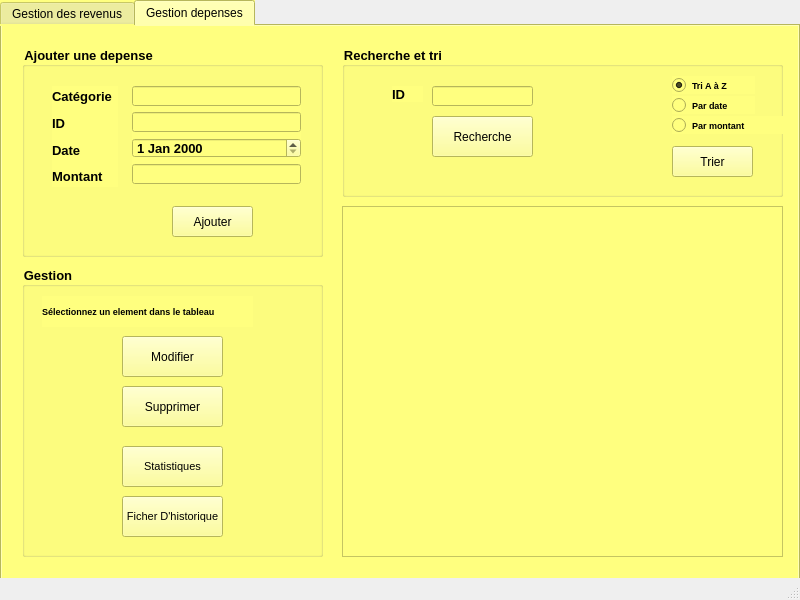
<?xml version="1.0" encoding="UTF-8"?>
<ui version="4.0">
 <class>dialogfinance</class>
 <widget class="QMainWindow" name="dialogfinance">
  <property name="geometry">
   <rect>
    <x>0</x>
    <y>0</y>
    <width>800</width>
    <height>600</height>
   </rect>
  </property>
  <property name="windowTitle">
   <string>MainWindow</string>
  </property>
  <widget class="QWidget" name="centralwidget">
   <widget class="QTabWidget" name="tabWidget">
    <property name="geometry">
     <rect>
      <x>0</x>
      <y>0</y>
      <width>800</width>
      <height>600</height>
     </rect>
    </property>
    <property name="styleSheet">
     <string notr="true">background-color:rgb(255, 255, 127)</string>
    </property>
    <property name="currentIndex">
     <number>1</number>
    </property>
    <widget class="QWidget" name="tab">
     <attribute name="title">
      <string>Gestion des revenus</string>
     </attribute>
     <widget class="QGroupBox" name="groupBox_5">
      <property name="geometry">
       <rect>
        <x>20</x>
        <y>240</y>
        <width>301</width>
        <height>291</height>
       </rect>
      </property>
      <property name="font">
       <font>
        <pointsize>10</pointsize>
        <weight>75</weight>
        <bold>true</bold>
       </font>
      </property>
      <property name="title">
       <string>Gestion</string>
      </property>
      <widget class="QPushButton" name="pushButton_updaterev">
       <property name="geometry">
        <rect>
         <x>100</x>
         <y>70</y>
         <width>101</width>
         <height>41</height>
        </rect>
       </property>
       <property name="font">
        <font>
         <pointsize>9</pointsize>
         <weight>50</weight>
         <bold>false</bold>
        </font>
       </property>
       <property name="text">
        <string>Modifier</string>
       </property>
      </widget>
      <widget class="QLabel" name="label">
       <property name="geometry">
        <rect>
         <x>20</x>
         <y>40</y>
         <width>261</width>
         <height>16</height>
        </rect>
       </property>
       <property name="font">
        <font>
         <pointsize>7</pointsize>
        </font>
       </property>
       <property name="text">
        <string>Sélectionnez un element dans le tableau</string>
       </property>
      </widget>
      <widget class="QPushButton" name="pushButton_sup_rev">
       <property name="geometry">
        <rect>
         <x>100</x>
         <y>120</y>
         <width>101</width>
         <height>41</height>
        </rect>
       </property>
       <property name="font">
        <font>
         <pointsize>9</pointsize>
         <weight>50</weight>
         <bold>false</bold>
        </font>
       </property>
       <property name="text">
        <string>Supprimer</string>
       </property>
      </widget>
      <widget class="QPushButton" name="pushButton_fich_rev">
       <property name="geometry">
        <rect>
         <x>100</x>
         <y>230</y>
         <width>101</width>
         <height>41</height>
        </rect>
       </property>
       <property name="font">
        <font>
         <pointsize>8</pointsize>
         <weight>50</weight>
         <bold>false</bold>
        </font>
       </property>
       <property name="text">
        <string>Ficher D'historique</string>
       </property>
      </widget>
      <widget class="QPushButton" name="stat_rev">
       <property name="geometry">
        <rect>
         <x>100</x>
         <y>180</y>
         <width>101</width>
         <height>41</height>
        </rect>
       </property>
       <property name="font">
        <font>
         <pointsize>8</pointsize>
         <weight>50</weight>
         <bold>false</bold>
        </font>
       </property>
       <property name="text">
        <string>Statistiques</string>
       </property>
      </widget>
     </widget>
     <widget class="QGroupBox" name="groupBox_3">
      <property name="geometry">
       <rect>
        <x>20</x>
        <y>20</y>
        <width>301</width>
        <height>211</height>
       </rect>
      </property>
      <property name="font">
       <font>
        <pointsize>10</pointsize>
        <weight>75</weight>
        <bold>true</bold>
       </font>
      </property>
      <property name="title">
       <string>Ajouter un revenu</string>
      </property>
      <widget class="QPushButton" name="pushButton_ajouter_rev">
       <property name="geometry">
        <rect>
         <x>150</x>
         <y>160</y>
         <width>81</width>
         <height>31</height>
        </rect>
       </property>
       <property name="font">
        <font>
         <pointsize>9</pointsize>
         <weight>50</weight>
         <bold>false</bold>
        </font>
       </property>
       <property name="text">
        <string>Ajouter</string>
       </property>
      </widget>
      <widget class="QWidget" name="layoutWidget_6">
       <property name="geometry">
        <rect>
         <x>30</x>
         <y>40</y>
         <width>66</width>
         <height>101</height>
        </rect>
       </property>
       <layout class="QVBoxLayout" name="verticalLayout_6">
        <item>
         <widget class="QLabel" name="label_7">
          <property name="font">
           <font>
            <pointsize>10</pointsize>
            <weight>75</weight>
            <bold>true</bold>
           </font>
          </property>
          <property name="text">
           <string>Type</string>
          </property>
         </widget>
        </item>
        <item>
         <widget class="QLabel" name="label_15">
          <property name="font">
           <font>
            <pointsize>10</pointsize>
            <weight>75</weight>
            <bold>true</bold>
           </font>
          </property>
          <property name="text">
           <string>ID</string>
          </property>
         </widget>
        </item>
        <item>
         <widget class="QLabel" name="label_11">
          <property name="font">
           <font>
            <pointsize>10</pointsize>
            <weight>75</weight>
            <bold>true</bold>
           </font>
          </property>
          <property name="text">
           <string>Date</string>
          </property>
         </widget>
        </item>
        <item>
         <widget class="QLabel" name="label_8">
          <property name="font">
           <font>
            <pointsize>10</pointsize>
            <weight>75</weight>
            <bold>true</bold>
           </font>
          </property>
          <property name="text">
           <string>Montant</string>
          </property>
         </widget>
        </item>
       </layout>
      </widget>
      <widget class="QWidget" name="layoutWidget_7">
       <property name="geometry">
        <rect>
         <x>110</x>
         <y>40</y>
         <width>169</width>
         <height>98</height>
        </rect>
       </property>
       <layout class="QVBoxLayout" name="verticalLayout_7">
        <item>
         <widget class="QLineEdit" name="lineEdit_type">
          <property name="maxLength">
           <number>12</number>
          </property>
         </widget>
        </item>
        <item>
         <widget class="QLineEdit" name="lineEdit_id">
          <property name="maxLength">
           <number>9</number>
          </property>
         </widget>
        </item>
        <item>
         <widget class="QDateEdit" name="dateEdit_rev"/>
        </item>
        <item>
         <widget class="QLineEdit" name="lineEdit_montant_rev">
          <property name="maxLength">
           <number>9</number>
          </property>
         </widget>
        </item>
       </layout>
      </widget>
     </widget>
     <widget class="QTableView" name="tableView_rev">
      <property name="geometry">
       <rect>
        <x>340</x>
        <y>180</y>
        <width>441</width>
        <height>351</height>
       </rect>
      </property>
     </widget>
     <widget class="QGroupBox" name="groupBox">
      <property name="geometry">
       <rect>
        <x>340</x>
        <y>20</y>
        <width>441</width>
        <height>151</height>
       </rect>
      </property>
      <property name="title">
       <string>Recherche et tri</string>
      </property>
      <widget class="QPushButton" name="pushButton_trie_rev">
       <property name="geometry">
        <rect>
         <x>320</x>
         <y>100</y>
         <width>81</width>
         <height>31</height>
        </rect>
       </property>
       <property name="font">
        <font>
         <pointsize>9</pointsize>
         <weight>50</weight>
         <bold>false</bold>
        </font>
       </property>
       <property name="text">
        <string>Trier</string>
       </property>
      </widget>
      <widget class="QRadioButton" name="radioButton_montant_rev">
       <property name="geometry">
        <rect>
         <x>320</x>
         <y>70</y>
         <width>111</width>
         <height>18</height>
        </rect>
       </property>
       <property name="font">
        <font>
         <pointsize>7</pointsize>
         <weight>75</weight>
         <bold>true</bold>
        </font>
       </property>
       <property name="text">
        <string>Par montant </string>
       </property>
      </widget>
      <widget class="QRadioButton" name="radioButton_az_rev">
       <property name="geometry">
        <rect>
         <x>320</x>
         <y>30</y>
         <width>83</width>
         <height>18</height>
        </rect>
       </property>
       <property name="font">
        <font>
         <pointsize>7</pointsize>
         <weight>75</weight>
         <bold>true</bold>
        </font>
       </property>
       <property name="text">
        <string>Tri A à Z</string>
       </property>
       <property name="checked">
        <bool>true</bool>
       </property>
      </widget>
      <widget class="QRadioButton" name="radioButton_date_rev">
       <property name="geometry">
        <rect>
         <x>320</x>
         <y>50</y>
         <width>83</width>
         <height>18</height>
        </rect>
       </property>
       <property name="font">
        <font>
         <pointsize>7</pointsize>
         <weight>75</weight>
         <bold>true</bold>
        </font>
       </property>
       <property name="text">
        <string>Par date</string>
       </property>
      </widget>
      <widget class="QLineEdit" name="lineEdit_supp_rev">
       <property name="geometry">
        <rect>
         <x>90</x>
         <y>40</y>
         <width>101</width>
         <height>20</height>
        </rect>
       </property>
      </widget>
      <widget class="QPushButton" name="pushButton_search_rev">
       <property name="geometry">
        <rect>
         <x>90</x>
         <y>70</y>
         <width>101</width>
         <height>41</height>
        </rect>
       </property>
       <property name="font">
        <font>
         <pointsize>9</pointsize>
         <weight>50</weight>
         <bold>false</bold>
        </font>
       </property>
       <property name="text">
        <string>Recherche</string>
       </property>
      </widget>
      <widget class="QLabel" name="label_14">
       <property name="geometry">
        <rect>
         <x>50</x>
         <y>40</y>
         <width>31</width>
         <height>16</height>
        </rect>
       </property>
       <property name="font">
        <font>
         <pointsize>10</pointsize>
         <weight>75</weight>
         <bold>true</bold>
        </font>
       </property>
       <property name="text">
        <string>ID</string>
       </property>
      </widget>
     </widget>
    </widget>
    <widget class="QWidget" name="tab_2">
     <attribute name="title">
      <string>Gestion depenses</string>
     </attribute>
     <widget class="QGroupBox" name="groupBox_2">
      <property name="geometry">
       <rect>
        <x>20</x>
        <y>20</y>
        <width>301</width>
        <height>211</height>
       </rect>
      </property>
      <property name="font">
       <font>
        <pointsize>10</pointsize>
        <weight>75</weight>
        <bold>true</bold>
       </font>
      </property>
      <property name="title">
       <string>Ajouter une depense</string>
      </property>
      <widget class="QPushButton" name="pushButton_ajouter_dp">
       <property name="geometry">
        <rect>
         <x>150</x>
         <y>160</y>
         <width>81</width>
         <height>31</height>
        </rect>
       </property>
       <property name="font">
        <font>
         <pointsize>9</pointsize>
         <weight>50</weight>
         <bold>false</bold>
        </font>
       </property>
       <property name="text">
        <string>Ajouter</string>
       </property>
      </widget>
      <widget class="QWidget" name="layoutWidget_4">
       <property name="geometry">
        <rect>
         <x>30</x>
         <y>40</y>
         <width>66</width>
         <height>101</height>
        </rect>
       </property>
       <layout class="QVBoxLayout" name="verticalLayout_4">
        <item>
         <widget class="QLabel" name="label_5">
          <property name="font">
           <font>
            <pointsize>10</pointsize>
            <weight>75</weight>
            <bold>true</bold>
           </font>
          </property>
          <property name="text">
           <string>Catégorie</string>
          </property>
         </widget>
        </item>
        <item>
         <widget class="QLabel" name="label_12">
          <property name="font">
           <font>
            <pointsize>10</pointsize>
            <weight>75</weight>
            <bold>true</bold>
           </font>
          </property>
          <property name="text">
           <string>ID</string>
          </property>
         </widget>
        </item>
        <item>
         <widget class="QLabel" name="label_10">
          <property name="font">
           <font>
            <pointsize>10</pointsize>
            <weight>75</weight>
            <bold>true</bold>
           </font>
          </property>
          <property name="text">
           <string>Date</string>
          </property>
         </widget>
        </item>
        <item>
         <widget class="QLabel" name="label_6">
          <property name="font">
           <font>
            <pointsize>10</pointsize>
            <weight>75</weight>
            <bold>true</bold>
           </font>
          </property>
          <property name="text">
           <string>Montant</string>
          </property>
         </widget>
        </item>
       </layout>
      </widget>
      <widget class="QWidget" name="layoutWidget_5">
       <property name="geometry">
        <rect>
         <x>110</x>
         <y>40</y>
         <width>169</width>
         <height>98</height>
        </rect>
       </property>
       <layout class="QVBoxLayout" name="verticalLayout_5">
        <item>
         <widget class="QLineEdit" name="lineEdit_categorie">
          <property name="maxLength">
           <number>12</number>
          </property>
         </widget>
        </item>
        <item>
         <widget class="QLineEdit" name="lineEdit_id_dp">
          <property name="maxLength">
           <number>9</number>
          </property>
         </widget>
        </item>
        <item>
         <widget class="QDateEdit" name="dateEdit_dp"/>
        </item>
        <item>
         <widget class="QLineEdit" name="lineEdit_montant_dp">
          <property name="maxLength">
           <number>9</number>
          </property>
         </widget>
        </item>
       </layout>
      </widget>
     </widget>
     <widget class="QGroupBox" name="groupBox_4">
      <property name="geometry">
       <rect>
        <x>20</x>
        <y>240</y>
        <width>301</width>
        <height>291</height>
       </rect>
      </property>
      <property name="font">
       <font>
        <pointsize>10</pointsize>
        <weight>75</weight>
        <bold>true</bold>
       </font>
      </property>
      <property name="title">
       <string>Gestion</string>
      </property>
      <widget class="QPushButton" name="pushButton_fich_dp">
       <property name="geometry">
        <rect>
         <x>100</x>
         <y>230</y>
         <width>101</width>
         <height>41</height>
        </rect>
       </property>
       <property name="font">
        <font>
         <pointsize>8</pointsize>
         <weight>50</weight>
         <bold>false</bold>
        </font>
       </property>
       <property name="text">
        <string>Ficher D'historique</string>
       </property>
      </widget>
      <widget class="QPushButton" name="pushButton_update_dp">
       <property name="geometry">
        <rect>
         <x>100</x>
         <y>70</y>
         <width>101</width>
         <height>41</height>
        </rect>
       </property>
       <property name="font">
        <font>
         <pointsize>9</pointsize>
         <weight>50</weight>
         <bold>false</bold>
        </font>
       </property>
       <property name="text">
        <string>Modifier</string>
       </property>
      </widget>
      <widget class="QLabel" name="label_3">
       <property name="geometry">
        <rect>
         <x>20</x>
         <y>30</y>
         <width>211</width>
         <height>31</height>
        </rect>
       </property>
       <property name="font">
        <font>
         <pointsize>7</pointsize>
        </font>
       </property>
       <property name="text">
        <string>Sélectionnez un element dans le tableau</string>
       </property>
      </widget>
      <widget class="QPushButton" name="pushButton_supp_dp">
       <property name="geometry">
        <rect>
         <x>100</x>
         <y>120</y>
         <width>101</width>
         <height>41</height>
        </rect>
       </property>
       <property name="font">
        <font>
         <pointsize>9</pointsize>
         <weight>50</weight>
         <bold>false</bold>
        </font>
       </property>
       <property name="text">
        <string>Supprimer</string>
       </property>
      </widget>
      <widget class="QPushButton" name="pushButton_stat_dp">
       <property name="geometry">
        <rect>
         <x>100</x>
         <y>180</y>
         <width>101</width>
         <height>41</height>
        </rect>
       </property>
       <property name="font">
        <font>
         <pointsize>8</pointsize>
         <weight>50</weight>
         <bold>false</bold>
        </font>
       </property>
       <property name="text">
        <string>Statistiques</string>
       </property>
      </widget>
     </widget>
     <widget class="QTableView" name="tableView_dp">
      <property name="geometry">
       <rect>
        <x>340</x>
        <y>180</y>
        <width>441</width>
        <height>351</height>
       </rect>
      </property>
     </widget>
     <widget class="QGroupBox" name="groupBox_6">
      <property name="geometry">
       <rect>
        <x>340</x>
        <y>20</y>
        <width>441</width>
        <height>151</height>
       </rect>
      </property>
      <property name="font">
       <font>
        <pointsize>10</pointsize>
        <weight>75</weight>
        <bold>true</bold>
       </font>
      </property>
      <property name="title">
       <string>Recherche et tri</string>
      </property>
      <widget class="QLabel" name="label_16">
       <property name="geometry">
        <rect>
         <x>50</x>
         <y>40</y>
         <width>31</width>
         <height>16</height>
        </rect>
       </property>
       <property name="font">
        <font>
         <pointsize>10</pointsize>
         <weight>75</weight>
         <bold>true</bold>
        </font>
       </property>
       <property name="text">
        <string>ID</string>
       </property>
      </widget>
      <widget class="QLineEdit" name="lineEdit_supp_dp">
       <property name="geometry">
        <rect>
         <x>90</x>
         <y>40</y>
         <width>101</width>
         <height>20</height>
        </rect>
       </property>
      </widget>
      <widget class="QPushButton" name="pushButton_search_dp">
       <property name="geometry">
        <rect>
         <x>90</x>
         <y>70</y>
         <width>101</width>
         <height>41</height>
        </rect>
       </property>
       <property name="font">
        <font>
         <pointsize>9</pointsize>
         <weight>50</weight>
         <bold>false</bold>
        </font>
       </property>
       <property name="text">
        <string>Recherche</string>
       </property>
      </widget>
      <widget class="QPushButton" name="pushButton_trie_dp">
       <property name="geometry">
        <rect>
         <x>330</x>
         <y>100</y>
         <width>81</width>
         <height>31</height>
        </rect>
       </property>
       <property name="font">
        <font>
         <pointsize>9</pointsize>
         <weight>50</weight>
         <bold>false</bold>
        </font>
       </property>
       <property name="text">
        <string>Trier</string>
       </property>
      </widget>
      <widget class="QRadioButton" name="radioButton_date_dp">
       <property name="geometry">
        <rect>
         <x>330</x>
         <y>50</y>
         <width>83</width>
         <height>18</height>
        </rect>
       </property>
       <property name="font">
        <font>
         <pointsize>7</pointsize>
         <weight>75</weight>
         <bold>true</bold>
        </font>
       </property>
       <property name="text">
        <string>Par date</string>
       </property>
      </widget>
      <widget class="QRadioButton" name="radioButton_az_dp">
       <property name="geometry">
        <rect>
         <x>330</x>
         <y>30</y>
         <width>83</width>
         <height>18</height>
        </rect>
       </property>
       <property name="font">
        <font>
         <pointsize>7</pointsize>
         <weight>75</weight>
         <bold>true</bold>
        </font>
       </property>
       <property name="text">
        <string>Tri A à Z</string>
       </property>
       <property name="checked">
        <bool>true</bool>
       </property>
      </widget>
      <widget class="QRadioButton" name="radioButton_montant_dp">
       <property name="geometry">
        <rect>
         <x>330</x>
         <y>70</y>
         <width>111</width>
         <height>18</height>
        </rect>
       </property>
       <property name="font">
        <font>
         <pointsize>7</pointsize>
         <weight>75</weight>
         <bold>true</bold>
        </font>
       </property>
       <property name="text">
        <string>Par montant </string>
       </property>
      </widget>
     </widget>
    </widget>
   </widget>
  </widget>
  <widget class="QMenuBar" name="menubar">
   <property name="geometry">
    <rect>
     <x>0</x>
     <y>0</y>
     <width>800</width>
     <height>22</height>
    </rect>
   </property>
  </widget>
  <widget class="QStatusBar" name="statusbar"/>
 </widget>
 <resources/>
 <connections/>
</ui>
